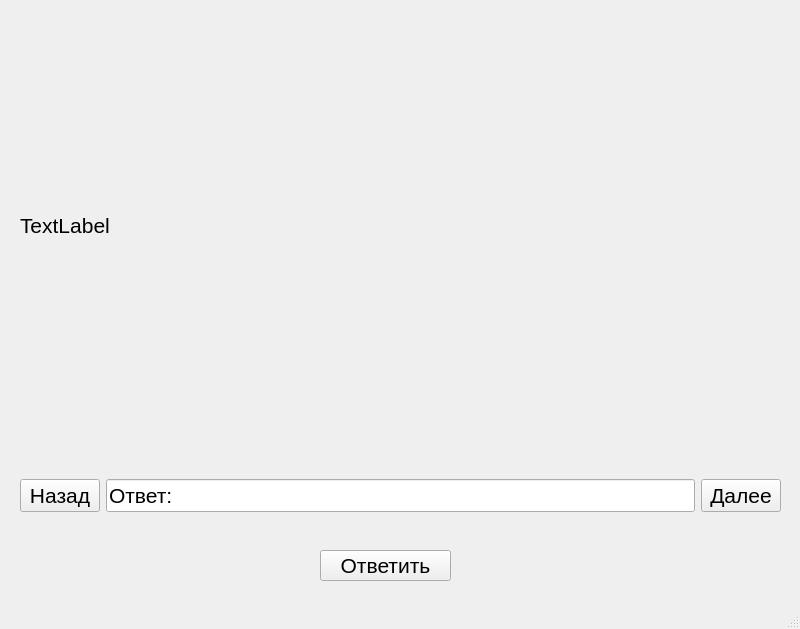
<?xml version="1.0" encoding="UTF-8"?>
<ui version="4.0">
 <class>MainWindow</class>
 <widget class="QMainWindow" name="MainWindow">
  <property name="geometry">
   <rect>
    <x>0</x>
    <y>0</y>
    <width>800</width>
    <height>629</height>
   </rect>
  </property>
  <property name="windowTitle">
   <string>City`s угадайка</string>
  </property>
  <widget class="QWidget" name="centralwidget">
   <widget class="QWidget" name="horizontalLayoutWidget">
    <property name="geometry">
     <rect>
      <x>20</x>
      <y>450</y>
      <width>761</width>
      <height>91</height>
     </rect>
    </property>
    <property name="font">
     <font>
      <pointsize>16</pointsize>
     </font>
    </property>
    <layout class="QHBoxLayout" name="horizontalLayout">
     <item>
      <widget class="QPushButton" name="pushButton">
       <property name="text">
        <string>Назад</string>
       </property>
      </widget>
     </item>
     <item>
      <widget class="QLineEdit" name="lineEdit">
       <property name="font">
        <font>
         <pointsize>16</pointsize>
        </font>
       </property>
       <property name="text">
        <string>Ответ:</string>
       </property>
      </widget>
     </item>
     <item>
      <widget class="QPushButton" name="pushButton_2">
       <property name="font">
        <font>
         <pointsize>16</pointsize>
        </font>
       </property>
       <property name="text">
        <string>Далее</string>
       </property>
      </widget>
     </item>
    </layout>
   </widget>
   <widget class="QLabel" name="image">
    <property name="geometry">
     <rect>
      <x>20</x>
      <y>20</y>
      <width>761</width>
      <height>411</height>
     </rect>
    </property>
    <property name="font">
     <font>
      <pointsize>16</pointsize>
     </font>
    </property>
    <property name="text">
     <string>TextLabel</string>
    </property>
   </widget>
   <widget class="QPushButton" name="pushButton_3">
    <property name="geometry">
     <rect>
      <x>320</x>
      <y>550</y>
      <width>131</width>
      <height>31</height>
     </rect>
    </property>
    <property name="font">
     <font>
      <pointsize>16</pointsize>
     </font>
    </property>
    <property name="text">
     <string>Ответить</string>
    </property>
   </widget>
  </widget>
  <widget class="QMenuBar" name="menubar">
   <property name="geometry">
    <rect>
     <x>0</x>
     <y>0</y>
     <width>800</width>
     <height>21</height>
    </rect>
   </property>
  </widget>
  <widget class="QStatusBar" name="statusbar"/>
 </widget>
 <resources/>
 <connections/>
</ui>
